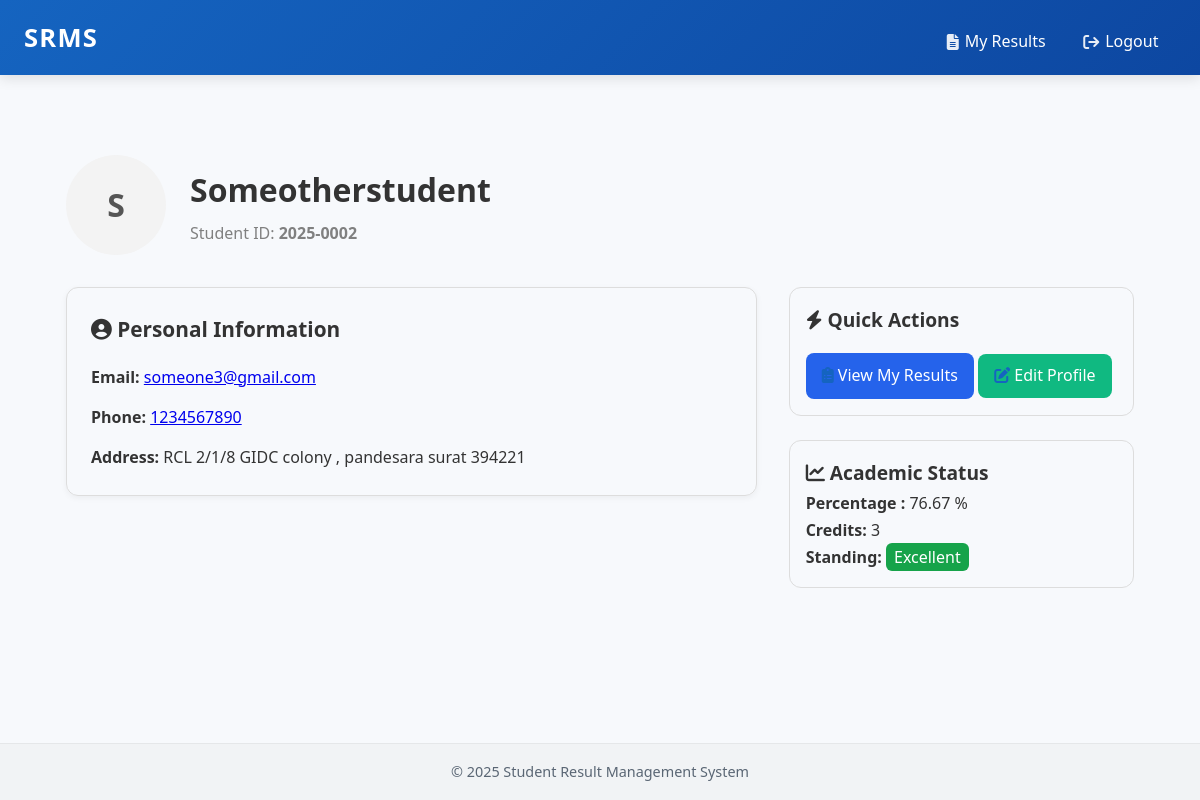
/profile/ (signed in), run on an earlier commit of the app's database.
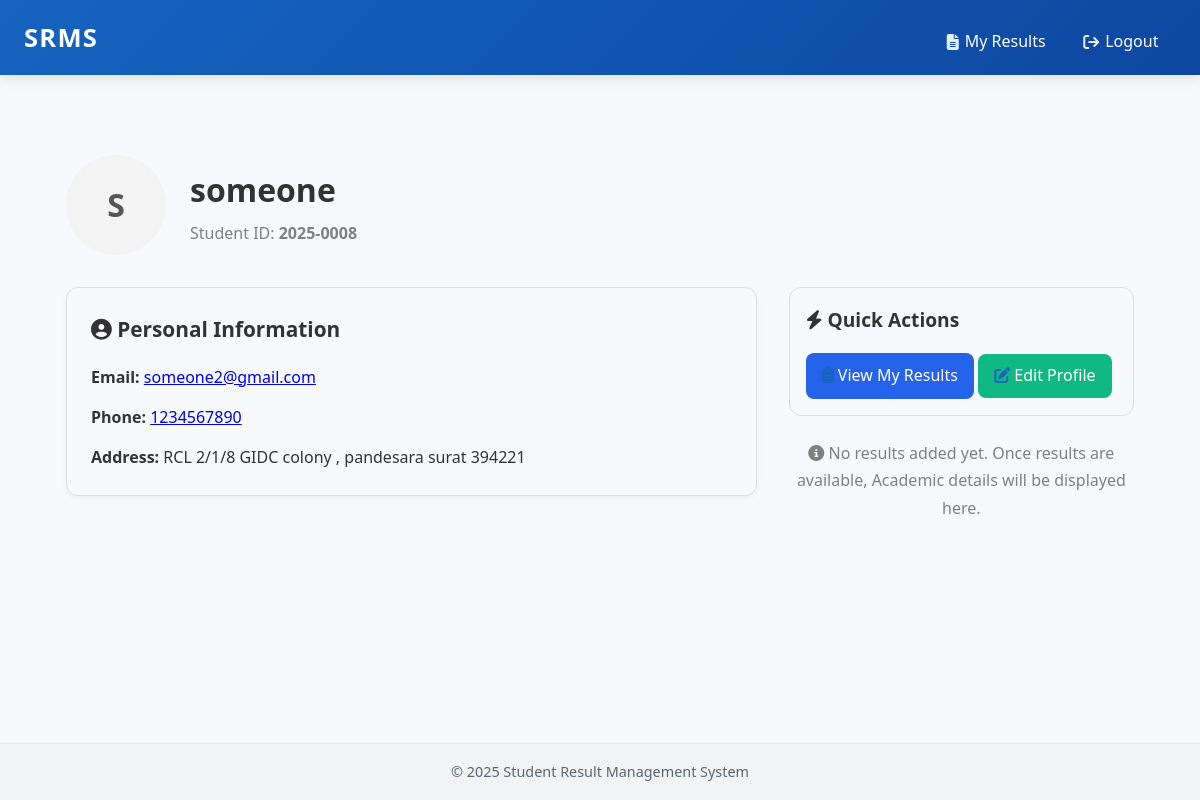
And on a later commit of the database.
### students/models.py (models this page shows, shortened)
class Student(models.Model):
    student_id = models.AutoField(primary_key=True)
    user = models.OneToOneField(User, on_delete=models.CASCADE)
    name = models.CharField(max_length=100)
    email = models.EmailField(unique=True)
    phone = models.CharField(max_length=15)
    address = models.TextField()
    profile_image = models.ImageField(upload_to='profile_images/', blank=True, null=True)
    enrollment_number = models.CharField(max_length=15, unique=True, blank=True)
    def calculate_gpa(self):
        total_marks = sum(result.marks for result in self.results.all()) # type: ignore
        total_subjects = self.results.count() # type: ignore
        if total_subjects == 0:
            return 0
        percentage = (total_marks / (total_subjects * 100)) * 100
        return percentage

class Result(models.Model):
    student = models.ForeignKey(Student, on_delete=models.CASCADE, related_name='results')
    subject = models.ForeignKey(Subject, on_delete=models.CASCADE)
    marks = models.IntegerField(validators=[MinValueValidator(0), MaxValueValidator(100)])
    class Meta:
        unique_together = ('student', 'subject')

### students/views.py (the view)
# urls.py: path('profile/', views.student_profile, name='student_profile'),
@login_required
def student_profile(request):
    try:
        student = Student.objects.get(user=request.user)
    except Student.DoesNotExist:
        return redirect('logout')  # or show an error page
    return render(request, 'student_profile.html', {'student': student})

### students/templates/student_profile.html (shortened to what this page needs)
{% extends 'base.html' %}
{% block content %}
<div class="profile-container" style="max-width: 1100px; margin: 2rem auto; padding: 1rem;">
  <div class="profile-header" style="display: flex; align-items: center; gap: 1.5rem; margin-bottom: 2rem; flex-wrap: wrap;">
    <div class="profile-avatar" style="width: 100px; height: 100px; border-radius: 50%; overflow: hidden; background-color: #f3f3f3; display: flex; align-items: center; justify-content: center;">
      {% if student.profile_image %}
        <img src="{{ student.profile_image.url }}" alt="{{ student.name }}" style="width: 100%; height: 100%; object-fit: cover;">
      {% else %}
        <div class="avatar-placeholder" style="font-size: 2rem; font-weight: bold; color: #555;">
          {{ student.name|make_list|first|upper }}
        </div>
      {% endif %}
    </div>
    <div>
      <h1 style="font-size: 2rem; margin-bottom: 0.2rem;">{{ student.name }}</h1>
      <p style="color: gray;">Student ID: <strong>{{ student.enrollment_number|default:"N/A" }}</strong></p>
    </div>
  </div>
  <div style="display: flex; gap: 2rem; flex-wrap: wrap;">
    <div style="flex: 2; min-width: 300px;">
      <div class="card" style="border: 1px solid #ddd; border-radius: 12px; padding: 1.5rem; box-shadow: 0 2px 6px rgba(0,0,0,0.05);">
        <h2 style="font-size: 1.3rem; margin-bottom: 1rem;"><i class="fas fa-user-circle"></i> Personal Information</h2>
        <ul style="list-style: none; padding: 0;">
          <li style="margin-bottom: 0.8rem;"><strong>Email:</strong> <a href="mailto:{{ student.email }}">{{ student.email }}</a></li>
          <li style="margin-bottom: 0.8rem;"><strong>Phone:</strong> <a href="tel:{{ student.phone }}">{{ student.phone|default:"-" }}</a></li>
          <li><strong>Address:</strong> {{ student.address|default:"Not provided" }}</li>
        </ul>
      </div>
    </div>
    <div style="flex: 1; min-width: 280px;">
      <div class="card" style="border: 1px solid #ddd; border-radius: 12px; padding: 1rem; margin-bottom: 1.5rem;">
        <h2 style="font-size: 1.2rem;"><i class="fas fa-bolt"></i> Quick Actions</h2>
        <a href="{% url 'my_results' %}" class="action-btn" style="display: inline-block; margin-top: 1rem; padding: 0.6rem 1rem; background-color: #2563eb; color: white; border-radius: 8px; text-decoration: none;">
          <i class="fas fa-clipboard-list"></i> View My Results
        </a>
        <a href="{% url 'update_student' student.student_id %}" class="action-btn" style="display: inline-block; margin-top: 0.5rem; padding: 0.5rem 1rem; background-color: #10b981; color: white; border-radius: 8px; text-decoration: none;">
          <i class="fas fa-edit"></i> Edit Profile
        </a>
      </div>
      {% if student.results.exists %}
      <div class="card" style="border: 1px solid #ddd; border-radius: 12px; padding: 1rem;">
        <h2 style="font-size: 1.2rem;"><i class="fas fa-chart-line"></i> Academic Status</h2>
        <p><strong>Percentage :</strong> {{ student.calculate_gpa|floatformat:2 }} %</p>
        <p><strong>Credits:</strong> {{ student.results.count }}</p>
        <p><strong>Standing:</strong>
          <span style="padding: 0.2rem 0.5rem; border-radius: 6px; color: white; background-color:
            {% if student.calculate_gpa >= 75 %}#16a34a
            {% elif student.calculate_gpa >= 50 %}#f59e0b
            {% else %}#dc2626{% endif %};">
            {% if student.calculate_gpa >= 75 %} Excellent
            {% elif student.calculate_gpa >= 50 %} Average
            {% else %} Poor {% endif %}
          </span>
        </p>
      </div>
      {% else %}
  <p style="color: gray; text-align: center; margin-top: 1rem;">
    <i class="fas fa-info-circle"></i> No results added yet. Once results are available, Academic details will be displayed here.
  </p>
      {% endif %}
    </div>
  </div>
</div>
{% endblock %}

What changed in the data, as far as the page shows it:
removed Student: name|make_list "S", name "Someotherstudent", enrollment_number "2025-0002", email "someone3@gmail.com", phone "1234567890", address "RCL 2/1/8 GIDC colony , pandesara surat 394221", calculate_gpa "76.67", results.count "3"
added Student: name|make_list "S", name "someone", enrollment_number "2025-0008", email "someone2@gmail.com", phone "1234567890", address "RCL 2/1/8 GIDC colony , pandesara surat 394221"
Also different on the page:
text no longer shown: "Academic Status Percentage : % Credits: Standing: Excellent"
text now shown: "No results added yet. Once results are available, Academic details will be displayed here."
